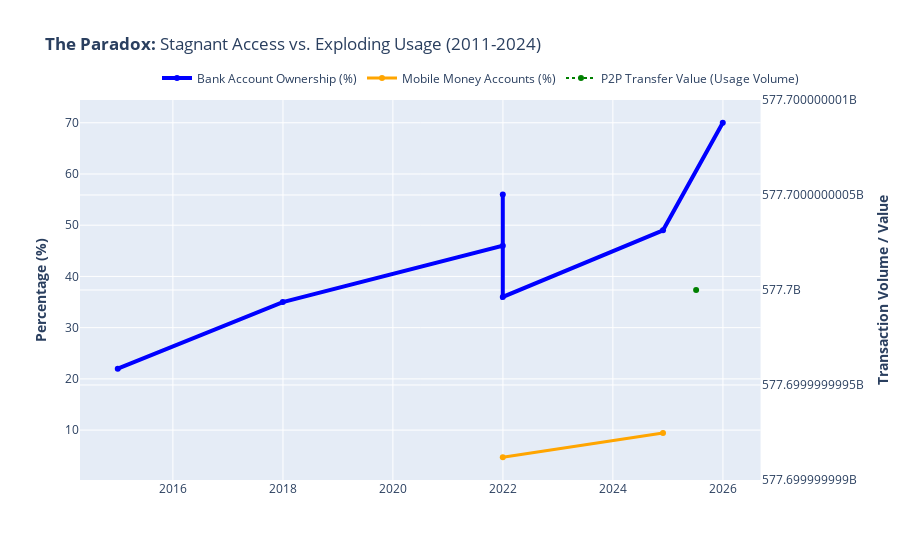

Write notebook code for a chart like this one.
### Markdown cell above
### Cell 5: Usage (Digital Payments) vs. Access

### Code cell
# 1. Filter the specific indicators
# We include P2P Value to show the 'Usage' explosion
acc_df = df[df['indicator_code'] == 'ACC_OWNERSHIP'].sort_values('observation_date')
mm_df = df[df['indicator_code'] == 'ACC_MM_ACCOUNT'].sort_values('observation_date')
p2p_df = df[df['indicator_code'] == 'USG_P2P_VALUE'].sort_values('observation_date')

# 2. Create figure with secondary y-axis
# Percentages on Left Y-axis, Currency/Volume on Right Y-axis
fig = make_subplots(specs=[[{"secondary_y": True}]])

# Add Account Ownership (Percentage)
fig.add_trace(
    go.Scatter(x=acc_df['observation_date'], y=acc_df['value_numeric'], 
               name="Bank Account Ownership (%)", line=dict(color='blue', width=4)),
    secondary_y=False,
)

# Add Mobile Money Penetration (Percentage)
fig.add_trace(
    go.Scatter(x=mm_df['observation_date'], y=mm_df['value_numeric'], 
               name="Mobile Money Accounts (%)", line=dict(color='orange', width=3)),
    secondary_y=False,
)

# Add P2P Transaction Value (Growth Volume)
fig.add_trace(
    go.Scatter(x=p2p_df['observation_date'], y=p2p_df['value_numeric'], 
               name="P2P Transfer Value (Usage Volume)", line=dict(color='green', dash='dot')),
    secondary_y=True,
)

# 3. Format the Layout
fig.update_layout(
    title_text="<b>The Paradox:</b> Stagnant Access vs. Exploding Usage (2011-2024)",
    hovermode="x unified",
    legend=dict(orientation="h", yanchor="bottom", y=1.02, xanchor="right", x=1)
)

fig.update_yaxes(title_text="<b>Percentage (%)</b>", secondary_y=False)
fig.update_yaxes(title_text="<b>Transaction Volume / Value</b>", secondary_y=True)

fig.show()

### Figure 1 — Plotly figure (JSON) as saved in the notebook; plotly's stock layout.template omitted (floating-point values rounded to 4 significant figures)
{"data": [{"line": {"color": "blue", "width": 4}, "name": "Bank Account Ownership (%)", "type": "scatter", "x": ["2014-12-31T00:00:00.000000000", "2017-12-31T00:00:00.000000000", "2021-12-31T00:00:00.000000000", "2021-12-31T00:00:00.000000000", "2021-12-31T00:00:00.000000000", "2024-11-29T00:00:00.000000000", "2025-12-31T00:00:00.000000000"], "xaxis": "x", "y": [22.0, 35.0, 46.0, 56.0, 36.0, 49.0, 70.0], "yaxis": "y"}, {"line": {"color": "orange", "width": 3}, "name": "Mobile Money Accounts (%)", "type": "scatter", "x": ["2021-12-31T00:00:00.000000000", "2024-11-29T00:00:00.000000000"], "xaxis": "x", "y": [4.7, 9.45], "yaxis": "y"}, {"line": {"color": "green", "dash": "dot"}, "name": "P2P Transfer Value (Usage Volume)", "type": "scatter", "x": ["2025-07-07T00:00:00.000000000"], "xaxis": "x", "y": [577700000000.0], "yaxis": "y2"}], "layout": {"hovermode": "x unified", "legend": {"orientation": "h", "x": 1, "xanchor": "right", "y": 1.02, "yanchor": "bottom"}, "title": {"text": "<b>The Paradox:</b> Stagnant Access vs. Exploding Usage (2011-2024)"}, "xaxis": {"anchor": "y", "domain": [0, 0.94]}, "yaxis": {"anchor": "x", "domain": [0, 1], "title": {"text": "<b>Percentage (%)</b>"}}, "yaxis2": {"anchor": "x", "overlaying": "y", "side": "right", "title": {"text": "<b>Transaction Volume / Value</b>"}}}}
